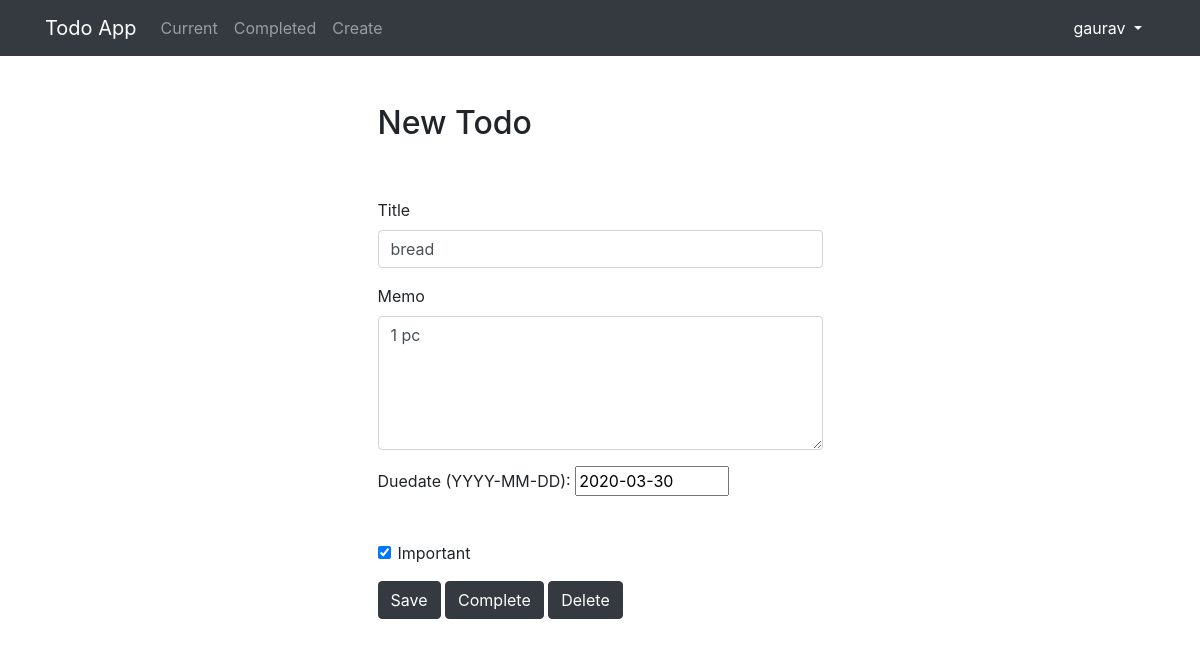
The page /todo/2 (signed in) on the database its author committed.
### todolist/models.py (models this page shows, shortened)
class Todo(models.Model):
    title = models.CharField(max_length = 100)
    memo = models.TextField(blank = True)
    created = models.DateTimeField(auto_now_add = True)
    datecompleted = models.DateTimeField(null = True, blank = True)
    important = models.BooleanField(default = False)
    user = models.ForeignKey(User, on_delete=models.CASCADE)
    duedate = models.DateField(auto_now = False, null = True, blank = True)

### todolist/views.py (the view, shortened to what this page needs)
# urls.py: path('todo/<int:todo_pk>', views.viewtodo, name = "viewtodo"),
@login_required
def viewtodo(request, todo_pk):
    todo = get_object_or_404(Todo, pk=todo_pk, user = request.user)
    if request.method == "GET":
        form = TodoForm(instance = todo)
        context = {
            'todo': todo,
            'form': form
        }
        return render(request, 'todolist/viewtodo.html', context)

### todolist/forms.py
class TodoForm(ModelForm):
    class Meta:
        model = Todo
        fields = ['title', 'memo', 'important','duedate']

### todolist/templates/todolist/viewtodo.html (shortened to what this page needs)
{% extends "todolist/base.html" %}
{% block content %}
    <div class="row justify-content-center mt-5">
        <div class="col-md-5">
            <h2>New Todo</h2>
        </div>
    </div>
    <div class="row justify-content-center mt-5">
        <div class="col-md-5">
            <form method="POST">
                <div class="form-group">
                    <label for="title">Title</label>
                    <input type="text" name="title" class="form-control" id="title" value="{{ todo.title }}" required>
                </div>
                <div class="form-group">
                    <label for="memo">Memo</label>
                    <textarea name="memo" rows="5" class="form-control" id="memo" >{{ todo.memo }}</textarea>
                </div>
                <div class="form-group">
                    <label for="id_duedate">Duedate (YYYY-MM-DD):</label>
                    <input type="text" name="duedate" autocomplete="off" value = "{{ todo.duedate|date:'Y-m-j'}}" class="vDateField" size="10" id="id_duedate">
                </div> <br>
                <div class="form-group form-check">
                    <input type="checkbox" name="important" class="form-check-input" id="important" {% if todo.important %}checked{% endif %}>
                    <label class="form-check-label" for="important">Important</label>
                </div>
                <button type="submit" class="btn btn-dark">Save</button>
                <button type="button" class="btn btn-dark" onclick="$('#complete').click()">Complete</button>
                <button type="button" class="btn btn-dark" onclick="$('#delete').click()">Delete</button>
            </form>
        </div>
    </div>
{% endblock %}

### todolist/templates/todolist/base.html (shortened to what this page needs)
{% load static %}
<!doctype html>
<html lang="en">
<head>
    <link rel="stylesheet" href="https://stackpath.bootstrapcdn.com/bootstrap/4.4.1/css/bootstrap.min.css">
</head>
<body>
<nav class="navbar navbar-expand-md navbar-dark bg-dark">
<div class="container">
    {% if user.is_authenticated %}
        <a class="navbar-brand" href="{% url 'currenttodos' %}">
            <span>Todo App</span>
        </a>
    {% else %}
        <a class="navbar-brand" href="{% url 'home' %}">
            <span>Todo App</span>
        </a>
    {% endif %}
    <div class="collapse navbar-collapse" id="navbarNav">
    {% if user.is_authenticated %}
        <ul class="navbar-nav mr-auto">
                <li class="nav-item {{ current }}">
                    <a class="nav-link" href="{% url 'currenttodos' %}">Current</a>
                </li>
                <li class="nav-item {{ completed }}">
                    <a class="nav-link" href="{% url 'completedtodos' %}">Completed</a>
                </li>
                <li class="nav-item {{ create }}">
                    <a class="nav-link" href="{% url 'createtodo' %}">Create</a>
                </li>
        </ul>
    {% endif %}
    <ul class="navbar-nav ml-auto">
            {% if user.is_authenticated %}
                <li class="nav-item">
                    <div class="dropdown">
                        <button class="btn btn-dark dropdown-toggle" type="button" id="dropdownMenuButton" data-toggle="dropdown" aria-haspopup="true" aria-expanded="false">
                            {{ user.username }}
                        </button>
                    </div>
                </li>
            {% endif %}
        </ul>
    </div>
</div>
</nav>
<div class="container">
{% block content %}{% endblock %}
</div>
</body>
</html>

### rows shown on the page
Todo: title "bread", memo "1 pc", duedate "2020-03-30", important "☑"

### other values the page prints
{{ user.username }} "gaurav"
